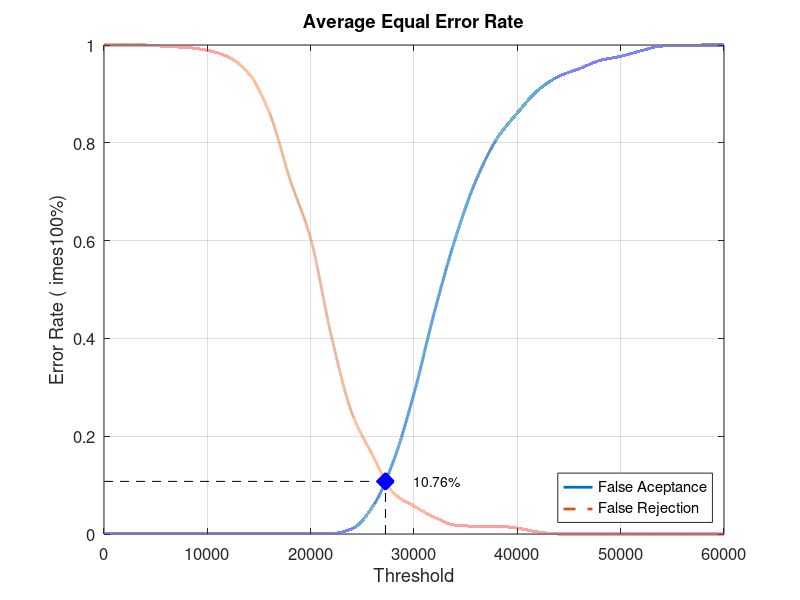
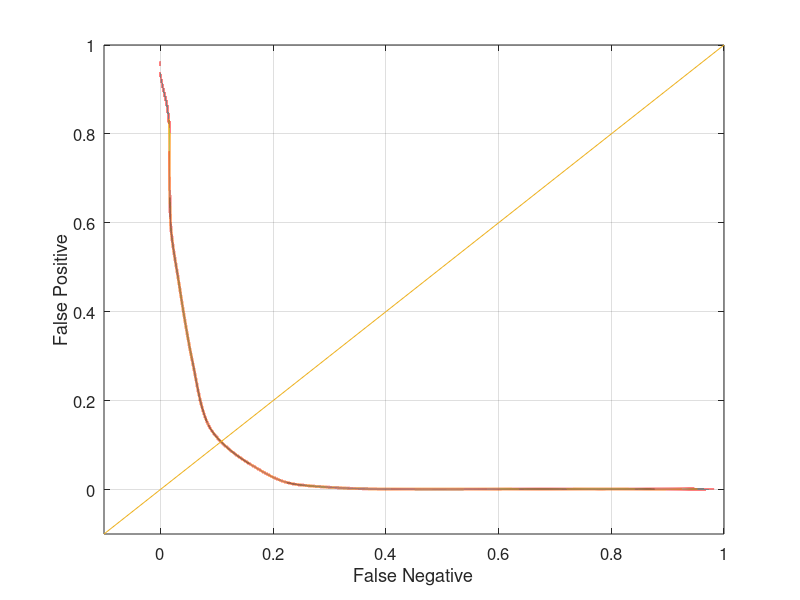

Write MATLAB code to recreate these figures, in order.
close all;
clear;
clc;
x = 0:2000:60000;
xq = 0:0.5:60000;

y0 = [0 0.00105263 0.00105263 0.00105263 0.00105263 0.00105263 0.00105263 0.00105263 0.00105263 0.00105263 0.00105263 0.00105263 0.0105263 0.0557895 0.148421 0.287368 0.455789 0.604211 0.723158 0.807368 0.861053 0.907368 0.935789 0.951579 0.968421 0.976842 0.988421 0.997895 0.998947 1 1]
yy0 = interp1(x, y0, xq, 'pchip');
y1 = [1 1 1 0.997 0.995 0.989 0.976 0.942 0.862 0.725 0.604 0.405 0.247 0.161 0.084 0.057 0.034 0.018 0.016 0.016 0.012 0.004 0 0 0 0 0 0 0 0 0]
yy1 = interp1(x, y1, xq, 'pchip');

% Calculating EER: 
y2 = abs(y0 - y1);
find(y2 == min(y2))
yy2 = abs(yy0 - yy1);
xEER = find(yy2 == min(yy2));
xEERIndex = xq(xEER) % X-axis EER
yEER = yy0(xEER) % Y-axis EER

main = figure
plot(xq, yy0,'-','LineWidth', 2);	hold on
plot(xq, yy1,'--','LineWidth', 2);	hold on
plot([xEERIndex xEERIndex], [0 yEER], 'k--');	hold on
plot([0 xEERIndex], [yEER yEER], 'k--');	hold on
plot(xEERIndex, yEER, 'bx', 'LineWidth', 10);	hold on
text(xEERIndex + 10 * xEERIndex / 100, yEER, [num2str(round((10000 * yEER)) / 100) '%'])
legend('False Aceptance', 'False Rejection', 'Location', 'SouthEast')
xlabel('Threshold')
ylabel('Error Rate (	imes100%)')
title('Average Equal Error Rate')
set(gca, 'FontSize', 12)
axis([0 60000 0 1])
grid on

print(main, 'Database3AverageMain', '-dpng');
FNRxFPR = figure('Color', [1 1 1]);
plot(yy1, yy0, '-', yy1, yy0, 'LineWidth', 2);
hold on
y = -0.1:0.1:1
plot(y, y); 
set(gca, 'FontSize', 12)
xlabel('False Negative')
ylabel('False Positive')
axis([-0.1 1 -0.1 1])
set(gca, 'FontSize', 12)
grid on

print(FNRxFPR, 'Database3AverageFNRxFPR','-dpng');
